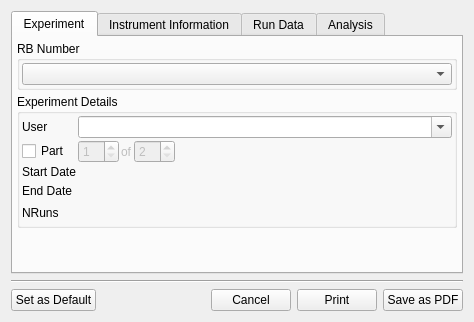
<?xml version="1.0" encoding="UTF-8"?>
<ui version="4.0">
 <class>ReportGenerator</class>
 <widget class="QDialog" name="ReportGenerator">
  <property name="windowModality">
   <enum>Qt::ApplicationModal</enum>
  </property>
  <property name="geometry">
   <rect>
    <x>0</x>
    <y>0</y>
    <width>474</width>
    <height>322</height>
   </rect>
  </property>
  <property name="windowTitle">
   <string>Create Experiment Report</string>
  </property>
  <property name="windowIcon">
   <iconset resource="icons.qrc">
    <normaloff>:/jv/icons/jv.svg</normaloff>:/jv/icons/jv.svg</iconset>
  </property>
  <layout class="QVBoxLayout" name="verticalLayout_16">
   <item>
    <widget class="QTabWidget" name="TabWidget">
     <property name="currentIndex">
      <number>0</number>
     </property>
     <widget class="QWidget" name="ExperimentTab">
      <attribute name="title">
       <string>Experiment</string>
      </attribute>
      <layout class="QVBoxLayout" name="verticalLayout_2">
       <property name="spacing">
        <number>4</number>
       </property>
       <property name="margin">
        <number>4</number>
       </property>
       <item>
        <widget class="QGroupBox" name="RBGroup">
         <property name="sizePolicy">
          <sizepolicy hsizetype="Expanding" vsizetype="Preferred">
           <horstretch>0</horstretch>
           <verstretch>0</verstretch>
          </sizepolicy>
         </property>
         <property name="title">
          <string>RB Number</string>
         </property>
         <layout class="QHBoxLayout" name="horizontalLayout">
          <property name="spacing">
           <number>2</number>
          </property>
          <property name="margin">
           <number>2</number>
          </property>
          <item>
           <widget class="QComboBox" name="RBCombo">
            <property name="sizePolicy">
             <sizepolicy hsizetype="Expanding" vsizetype="Fixed">
              <horstretch>0</horstretch>
              <verstretch>0</verstretch>
             </sizepolicy>
            </property>
           </widget>
          </item>
         </layout>
        </widget>
       </item>
       <item>
        <widget class="QGroupBox" name="ExperimentDetailsGroup">
         <property name="title">
          <string>Experiment Details</string>
         </property>
         <layout class="QVBoxLayout" name="verticalLayout">
          <property name="spacing">
           <number>2</number>
          </property>
          <property name="margin">
           <number>2</number>
          </property>
          <item>
           <layout class="QGridLayout" name="gridLayout">
            <item row="2" column="0">
             <widget class="QLabel" name="label_2">
              <property name="text">
               <string>Start Date</string>
              </property>
              <property name="alignment">
               <set>Qt::AlignLeading|Qt::AlignLeft|Qt::AlignVCenter</set>
              </property>
             </widget>
            </item>
            <item row="0" column="1">
             <widget class="QComboBox" name="UserCombo">
              <property name="sizePolicy">
               <sizepolicy hsizetype="Expanding" vsizetype="Fixed">
                <horstretch>0</horstretch>
                <verstretch>0</verstretch>
               </sizepolicy>
              </property>
              <property name="editable">
               <bool>true</bool>
              </property>
             </widget>
            </item>
            <item row="0" column="0">
             <widget class="QLabel" name="label">
              <property name="text">
               <string>User</string>
              </property>
              <property name="alignment">
               <set>Qt::AlignLeading|Qt::AlignLeft|Qt::AlignVCenter</set>
              </property>
             </widget>
            </item>
            <item row="3" column="0">
             <widget class="QLabel" name="label_3">
              <property name="text">
               <string>End Date</string>
              </property>
              <property name="alignment">
               <set>Qt::AlignLeading|Qt::AlignLeft|Qt::AlignVCenter</set>
              </property>
             </widget>
            </item>
            <item row="3" column="1">
             <widget class="QLabel" name="EndDateLabel">
              <property name="sizePolicy">
               <sizepolicy hsizetype="Expanding" vsizetype="Preferred">
                <horstretch>0</horstretch>
                <verstretch>0</verstretch>
               </sizepolicy>
              </property>
              <property name="minimumSize">
               <size>
                <width>0</width>
                <height>20</height>
               </size>
              </property>
              <property name="text">
               <string/>
              </property>
             </widget>
            </item>
            <item row="2" column="1">
             <widget class="QLabel" name="StartDateLabel">
              <property name="sizePolicy">
               <sizepolicy hsizetype="Expanding" vsizetype="Preferred">
                <horstretch>0</horstretch>
                <verstretch>0</verstretch>
               </sizepolicy>
              </property>
              <property name="text">
               <string/>
              </property>
             </widget>
            </item>
            <item row="4" column="0">
             <widget class="QLabel" name="label_4">
              <property name="text">
               <string>NRuns</string>
              </property>
              <property name="alignment">
               <set>Qt::AlignLeading|Qt::AlignLeft|Qt::AlignVCenter</set>
              </property>
             </widget>
            </item>
            <item row="4" column="1">
             <widget class="QLabel" name="NRunsLabel">
              <property name="sizePolicy">
               <sizepolicy hsizetype="Expanding" vsizetype="Preferred">
                <horstretch>0</horstretch>
                <verstretch>0</verstretch>
               </sizepolicy>
              </property>
              <property name="minimumSize">
               <size>
                <width>0</width>
                <height>20</height>
               </size>
              </property>
              <property name="text">
               <string/>
              </property>
             </widget>
            </item>
            <item row="1" column="0">
             <widget class="QCheckBox" name="PartCheck">
              <property name="sizePolicy">
               <sizepolicy hsizetype="Minimum" vsizetype="Fixed">
                <horstretch>0</horstretch>
                <verstretch>0</verstretch>
               </sizepolicy>
              </property>
              <property name="text">
               <string>Part</string>
              </property>
              <property name="checked">
               <bool>false</bool>
              </property>
             </widget>
            </item>
            <item row="1" column="1">
             <layout class="QHBoxLayout" name="horizontalLayout_12">
              <item>
               <widget class="QSpinBox" name="PartNSpin">
                <property name="enabled">
                 <bool>false</bool>
                </property>
                <property name="minimum">
                 <number>1</number>
                </property>
               </widget>
              </item>
              <item>
               <widget class="QLabel" name="PartLabel">
                <property name="enabled">
                 <bool>false</bool>
                </property>
                <property name="sizePolicy">
                 <sizepolicy hsizetype="Minimum" vsizetype="Preferred">
                  <horstretch>0</horstretch>
                  <verstretch>0</verstretch>
                 </sizepolicy>
                </property>
                <property name="text">
                 <string>of</string>
                </property>
               </widget>
              </item>
              <item>
               <widget class="QSpinBox" name="NPartsSpin">
                <property name="enabled">
                 <bool>false</bool>
                </property>
                <property name="minimum">
                 <number>2</number>
                </property>
               </widget>
              </item>
              <item>
               <spacer name="horizontalSpacer_8">
                <property name="orientation">
                 <enum>Qt::Horizontal</enum>
                </property>
                <property name="sizeHint" stdset="0">
                 <size>
                  <width>40</width>
                  <height>20</height>
                 </size>
                </property>
               </spacer>
              </item>
             </layout>
            </item>
           </layout>
          </item>
         </layout>
        </widget>
       </item>
       <item>
        <spacer name="verticalSpacer">
         <property name="orientation">
          <enum>Qt::Vertical</enum>
         </property>
         <property name="sizeHint" stdset="0">
          <size>
           <width>20</width>
           <height>90</height>
          </size>
         </property>
        </spacer>
       </item>
      </layout>
     </widget>
     <widget class="QWidget" name="InstrumentInfoTab">
      <attribute name="title">
       <string>Instrument Information</string>
      </attribute>
      <layout class="QVBoxLayout" name="verticalLayout_3">
       <property name="spacing">
        <number>4</number>
       </property>
       <property name="margin">
        <number>4</number>
       </property>
       <item>
        <widget class="QGroupBox" name="InfoSourceGroup">
         <property name="title">
          <string>Source</string>
         </property>
         <layout class="QHBoxLayout" name="horizontalLayout_2">
          <property name="spacing">
           <number>4</number>
          </property>
          <property name="topMargin">
           <number>4</number>
          </property>
          <property name="rightMargin">
           <number>4</number>
          </property>
          <property name="bottomMargin">
           <number>4</number>
          </property>
          <item>
           <widget class="QRadioButton" name="RunInformationRadio">
            <property name="text">
             <string>Run Information</string>
            </property>
            <property name="checked">
             <bool>true</bool>
            </property>
           </widget>
          </item>
          <item>
           <widget class="QComboBox" name="RunInformationCombo"/>
          </item>
          <item>
           <widget class="QRadioButton" name="CurrentSECIRadio">
            <property name="text">
             <string>Current SECI Values</string>
            </property>
           </widget>
          </item>
          <item>
           <widget class="QPushButton" name="ReloadButton">
            <property name="sizePolicy">
             <sizepolicy hsizetype="Fixed" vsizetype="Fixed">
              <horstretch>0</horstretch>
              <verstretch>0</verstretch>
             </sizepolicy>
            </property>
            <property name="maximumSize">
             <size>
              <width>24</width>
              <height>24</height>
             </size>
            </property>
            <property name="text">
             <string/>
            </property>
            <property name="icon">
             <iconset resource="icons.qrc">
              <normaloff>:/jv/icons/refresh.svg</normaloff>:/jv/icons/refresh.svg</iconset>
            </property>
            <property name="iconSize">
             <size>
              <width>16</width>
              <height>16</height>
             </size>
            </property>
           </widget>
          </item>
         </layout>
        </widget>
       </item>
       <item>
        <widget class="QLabel" name="label_5">
         <property name="text">
          <string>Blocks selected here will appear in the header of the report.</string>
         </property>
         <property name="wordWrap">
          <bool>true</bool>
         </property>
        </widget>
       </item>
       <item>
        <widget class="QTreeWidget" name="BlockTree">
         <property name="selectionMode">
          <enum>QAbstractItemView::ExtendedSelection</enum>
         </property>
         <column>
          <property name="text">
           <string notr="true">1</string>
          </property>
         </column>
        </widget>
       </item>
      </layout>
     </widget>
     <widget class="QWidget" name="RunDataTab">
      <attribute name="title">
       <string>Run Data</string>
      </attribute>
      <layout class="QHBoxLayout" name="horizontalLayout_7">
       <property name="spacing">
        <number>4</number>
       </property>
       <property name="margin">
        <number>4</number>
       </property>
       <item>
        <layout class="QVBoxLayout" name="verticalLayout_8">
         <item>
          <widget class="QLabel" name="label_9">
           <property name="text">
            <string>Available Properties</string>
           </property>
          </widget>
         </item>
         <item>
          <widget class="QListWidget" name="AvailablePropertiesList">
           <property name="showDropIndicator" stdset="0">
            <bool>false</bool>
           </property>
          </widget>
         </item>
        </layout>
       </item>
       <item>
        <layout class="QVBoxLayout" name="verticalLayout_6">
         <item>
          <spacer name="verticalSpacer_3">
           <property name="orientation">
            <enum>Qt::Vertical</enum>
           </property>
           <property name="sizeHint" stdset="0">
            <size>
             <width>20</width>
             <height>40</height>
            </size>
           </property>
          </spacer>
         </item>
         <item>
          <widget class="QToolButton" name="AddPropertyButton">
           <property name="maximumSize">
            <size>
             <width>24</width>
             <height>24</height>
            </size>
           </property>
           <property name="text">
            <string>...</string>
           </property>
           <property name="icon">
            <iconset resource="icons.qrc">
             <normaloff>:/jv/icons/right.svg</normaloff>:/jv/icons/right.svg</iconset>
           </property>
           <property name="iconSize">
            <size>
             <width>20</width>
             <height>20</height>
            </size>
           </property>
          </widget>
         </item>
         <item>
          <widget class="QToolButton" name="RemovePropertyButton">
           <property name="maximumSize">
            <size>
             <width>24</width>
             <height>24</height>
            </size>
           </property>
           <property name="text">
            <string>...</string>
           </property>
           <property name="icon">
            <iconset resource="icons.qrc">
             <normaloff>:/jv/icons/left.svg</normaloff>:/jv/icons/left.svg</iconset>
           </property>
           <property name="iconSize">
            <size>
             <width>20</width>
             <height>20</height>
            </size>
           </property>
          </widget>
         </item>
         <item>
          <spacer name="verticalSpacer_4">
           <property name="orientation">
            <enum>Qt::Vertical</enum>
           </property>
           <property name="sizeHint" stdset="0">
            <size>
             <width>20</width>
             <height>40</height>
            </size>
           </property>
          </spacer>
         </item>
        </layout>
       </item>
       <item>
        <layout class="QVBoxLayout" name="verticalLayout_9">
         <item>
          <widget class="QLabel" name="label_10">
           <property name="text">
            <string>Displayed Properties</string>
           </property>
          </widget>
         </item>
         <item>
          <widget class="QListWidget" name="VisiblePropertiesList">
           <property name="showDropIndicator" stdset="0">
            <bool>false</bool>
           </property>
          </widget>
         </item>
        </layout>
       </item>
       <item>
        <layout class="QVBoxLayout" name="verticalLayout_7">
         <item>
          <widget class="QToolButton" name="MovePropertyUpButton">
           <property name="maximumSize">
            <size>
             <width>24</width>
             <height>24</height>
            </size>
           </property>
           <property name="text">
            <string>...</string>
           </property>
           <property name="icon">
            <iconset resource="icons.qrc">
             <normaloff>:/jv/icons/up.svg</normaloff>:/jv/icons/up.svg</iconset>
           </property>
           <property name="iconSize">
            <size>
             <width>20</width>
             <height>20</height>
            </size>
           </property>
          </widget>
         </item>
         <item>
          <widget class="QToolButton" name="MovePropertyDownButton">
           <property name="maximumSize">
            <size>
             <width>24</width>
             <height>24</height>
            </size>
           </property>
           <property name="text">
            <string>...</string>
           </property>
           <property name="icon">
            <iconset resource="icons.qrc">
             <normaloff>:/jv/icons/down.svg</normaloff>:/jv/icons/down.svg</iconset>
           </property>
           <property name="iconSize">
            <size>
             <width>20</width>
             <height>20</height>
            </size>
           </property>
          </widget>
         </item>
         <item>
          <spacer name="verticalSpacer_5">
           <property name="orientation">
            <enum>Qt::Vertical</enum>
           </property>
           <property name="sizeHint" stdset="0">
            <size>
             <width>20</width>
             <height>40</height>
            </size>
           </property>
          </spacer>
         </item>
        </layout>
       </item>
      </layout>
     </widget>
     <widget class="QWidget" name="AnalysisTab">
      <attribute name="title">
       <string>Analysis</string>
      </attribute>
      <layout class="QVBoxLayout" name="verticalLayout_4">
       <property name="spacing">
        <number>4</number>
       </property>
       <property name="margin">
        <number>4</number>
       </property>
       <item>
        <widget class="QCheckBox" name="AnalyseRunsCheck">
         <property name="sizePolicy">
          <sizepolicy hsizetype="Expanding" vsizetype="Fixed">
           <horstretch>0</horstretch>
           <verstretch>0</verstretch>
          </sizepolicy>
         </property>
         <property name="toolTip">
          <string>Adds a section containing various statistics for the selected experiment, such as total beam current utilised, total beam current available etc.</string>
         </property>
         <property name="text">
          <string>Run Statistics</string>
         </property>
         <property name="checked">
          <bool>true</bool>
         </property>
        </widget>
       </item>
       <item>
        <layout class="QGridLayout" name="gridLayout_2">
         <property name="spacing">
          <number>4</number>
         </property>
         <item row="4" column="4">
          <widget class="QDoubleSpinBox" name="ModeratorCH4MaximumSpin">
           <property name="decimals">
            <number>1</number>
           </property>
           <property name="maximum">
            <double>1000.000000000000000</double>
           </property>
           <property name="value">
            <double>41.000000000000000</double>
           </property>
          </widget>
         </item>
         <item row="4" column="3">
          <widget class="QLabel" name="label_14">
           <property name="text">
            <string>to</string>
           </property>
          </widget>
         </item>
         <item row="3" column="0">
          <widget class="QCheckBox" name="AnalyseHModeratorCheck">
           <property name="sizePolicy">
            <sizepolicy hsizetype="Expanding" vsizetype="Fixed">
             <horstretch>0</horstretch>
             <verstretch>0</verstretch>
            </sizepolicy>
           </property>
           <property name="mouseTracking">
            <bool>false</bool>
           </property>
           <property name="toolTip">
            <string>Include data on the selected TS2 moderator temperatures</string>
           </property>
           <property name="text">
            <string>Hydrogen Moderator</string>
           </property>
          </widget>
         </item>
         <item row="3" column="4">
          <widget class="QDoubleSpinBox" name="ModeratorH2MaximumSpin">
           <property name="decimals">
            <number>1</number>
           </property>
           <property name="maximum">
            <double>1000.000000000000000</double>
           </property>
           <property name="value">
            <double>19.000000000000000</double>
           </property>
          </widget>
         </item>
         <item row="2" column="2">
          <widget class="QDoubleSpinBox" name="TS2BeamMinimumSpin">
           <property name="decimals">
            <number>1</number>
           </property>
           <property name="maximum">
            <double>1000.000000000000000</double>
           </property>
           <property name="value">
            <double>25.000000000000000</double>
           </property>
          </widget>
         </item>
         <item row="4" column="0">
          <widget class="QCheckBox" name="AnalyseCH4ModeratorCheck">
           <property name="sizePolicy">
            <sizepolicy hsizetype="Expanding" vsizetype="Fixed">
             <horstretch>0</horstretch>
             <verstretch>0</verstretch>
            </sizepolicy>
           </property>
           <property name="mouseTracking">
            <bool>false</bool>
           </property>
           <property name="toolTip">
            <string>Include data on the selected TS2 moderator temperatures</string>
           </property>
           <property name="text">
            <string>Methane Moderator</string>
           </property>
          </widget>
         </item>
         <item row="3" column="2">
          <widget class="QDoubleSpinBox" name="ModeratorH2MinimumSpin">
           <property name="decimals">
            <number>1</number>
           </property>
           <property name="maximum">
            <double>1000.000000000000000</double>
           </property>
           <property name="value">
            <double>16.000000000000000</double>
           </property>
          </widget>
         </item>
         <item row="1" column="7">
          <widget class="QLabel" name="label_7">
           <property name="text">
            <string>TS1</string>
           </property>
          </widget>
         </item>
         <item row="4" column="2">
          <widget class="QDoubleSpinBox" name="ModeratorCH4MinimumSpin">
           <property name="decimals">
            <number>1</number>
           </property>
           <property name="maximum">
            <double>1000.000000000000000</double>
           </property>
           <property name="value">
            <double>37.000000000000000</double>
           </property>
          </widget>
         </item>
         <item row="3" column="3">
          <widget class="QLabel" name="label_12">
           <property name="text">
            <string>to</string>
           </property>
          </widget>
         </item>
         <item row="2" column="7">
          <widget class="QLabel" name="label_8">
           <property name="text">
            <string>TS2</string>
           </property>
          </widget>
         </item>
         <item row="3" column="7">
          <widget class="QLabel" name="label_40">
           <property name="text">
            <string>TS2</string>
           </property>
          </widget>
         </item>
         <item row="2" column="5">
          <widget class="QLabel" name="label_33">
           <property name="text">
            <string>uA</string>
           </property>
          </widget>
         </item>
         <item row="4" column="5">
          <widget class="QLabel" name="label_39">
           <property name="text">
            <string>K</string>
           </property>
          </widget>
         </item>
         <item row="4" column="7">
          <widget class="QLabel" name="label_41">
           <property name="text">
            <string>TS2</string>
           </property>
          </widget>
         </item>
         <item row="3" column="5">
          <widget class="QLabel" name="label_34">
           <property name="text">
            <string>K</string>
           </property>
          </widget>
         </item>
         <item row="0" column="6">
          <widget class="QLabel" name="label_11">
           <property name="text">
            <string>Warn</string>
           </property>
          </widget>
         </item>
         <item row="1" column="2">
          <widget class="QDoubleSpinBox" name="TS1BeamMinimumSpin">
           <property name="decimals">
            <number>1</number>
           </property>
           <property name="maximum">
            <double>1000.000000000000000</double>
           </property>
           <property name="value">
            <double>140.000000000000000</double>
           </property>
          </widget>
         </item>
         <item row="1" column="5">
          <widget class="QLabel" name="label_15">
           <property name="text">
            <string>uA</string>
           </property>
          </widget>
         </item>
         <item row="2" column="3">
          <widget class="QLabel" name="label_36">
           <property name="text">
            <string>to</string>
           </property>
          </widget>
         </item>
         <item row="0" column="2" colspan="3">
          <widget class="QLabel" name="label_6">
           <property name="text">
            <string>Acceptable Range</string>
           </property>
           <property name="alignment">
            <set>Qt::AlignCenter</set>
           </property>
          </widget>
         </item>
         <item row="1" column="0">
          <widget class="QCheckBox" name="AnalyseBeamCurrentCheck">
           <property name="sizePolicy">
            <sizepolicy hsizetype="Expanding" vsizetype="Fixed">
             <horstretch>0</horstretch>
             <verstretch>0</verstretch>
            </sizepolicy>
           </property>
           <property name="toolTip">
            <string>Include analysis of proton beam current over the course of the experiment</string>
           </property>
           <property name="text">
            <string>Beam Current</string>
           </property>
          </widget>
         </item>
         <item row="1" column="3">
          <widget class="QLabel" name="label_18">
           <property name="text">
            <string>to</string>
           </property>
          </widget>
         </item>
         <item row="1" column="4">
          <widget class="QDoubleSpinBox" name="TS1BeamMaximumSpin">
           <property name="decimals">
            <number>1</number>
           </property>
           <property name="maximum">
            <double>1000.000000000000000</double>
           </property>
           <property name="value">
            <double>170.000000000000000</double>
           </property>
          </widget>
         </item>
         <item row="2" column="4">
          <widget class="QDoubleSpinBox" name="TS2BeamMaximumSpin">
           <property name="decimals">
            <number>1</number>
           </property>
           <property name="maximum">
            <double>1000.000000000000000</double>
           </property>
           <property name="value">
            <double>50.000000000000000</double>
           </property>
          </widget>
         </item>
         <item row="1" column="6">
          <widget class="QCheckBox" name="BeamRangeWarningCheck">
           <property name="toolTip">
            <string>If checked, values outside of the acceptable range will be highlighted on the graph</string>
           </property>
           <property name="text">
            <string/>
           </property>
          </widget>
         </item>
         <item row="0" column="1">
          <widget class="QLabel" name="label_13">
           <property name="text">
            <string>OC?</string>
           </property>
          </widget>
         </item>
         <item row="3" column="6">
          <widget class="QCheckBox" name="ModeratorH2RangeWarningCheck">
           <property name="toolTip">
            <string>If checked, values outside of the acceptable range will be highlighted on the graph</string>
           </property>
           <property name="text">
            <string/>
           </property>
          </widget>
         </item>
         <item row="4" column="6">
          <widget class="QCheckBox" name="ModeratorCH4RangeWarningCheck">
           <property name="toolTip">
            <string>If checked, values outside of the acceptable range will be highlighted on the graph</string>
           </property>
           <property name="text">
            <string/>
           </property>
          </widget>
         </item>
         <item row="1" column="1">
          <widget class="QCheckBox" name="BeamOnChangeCheck">
           <property name="toolTip">
            <string>If checked, data values are assumed to have been logged only on a change of the value, rather than at regular timesteps</string>
           </property>
           <property name="text">
            <string/>
           </property>
           <property name="checked">
            <bool>true</bool>
           </property>
          </widget>
         </item>
         <item row="3" column="1">
          <widget class="QCheckBox" name="ModeratorH2OnChangeCheck">
           <property name="toolTip">
            <string>If checked, data values are assumed to have been logged only on a change of the value, rather than at regular timesteps</string>
           </property>
           <property name="text">
            <string/>
           </property>
           <property name="checked">
            <bool>true</bool>
           </property>
          </widget>
         </item>
         <item row="4" column="1">
          <widget class="QCheckBox" name="ModeratorCH4OnChangeCheck">
           <property name="toolTip">
            <string>If checked, data values are assumed to have been logged only on a change of the value, rather than at regular timesteps</string>
           </property>
           <property name="text">
            <string/>
           </property>
           <property name="checked">
            <bool>true</bool>
           </property>
          </widget>
         </item>
        </layout>
       </item>
       <item>
        <spacer name="verticalSpacer_2">
         <property name="orientation">
          <enum>Qt::Vertical</enum>
         </property>
         <property name="sizeHint" stdset="0">
          <size>
           <width>20</width>
           <height>40</height>
          </size>
         </property>
        </spacer>
       </item>
      </layout>
     </widget>
    </widget>
   </item>
   <item>
    <widget class="Line" name="line">
     <property name="orientation">
      <enum>Qt::Horizontal</enum>
     </property>
    </widget>
   </item>
   <item>
    <layout class="QHBoxLayout" name="horizontalLayout_3">
     <item>
      <widget class="QPushButton" name="SetAsDefaultButton">
       <property name="text">
        <string>Set as Default</string>
       </property>
      </widget>
     </item>
     <item>
      <spacer name="horizontalSpacer">
       <property name="orientation">
        <enum>Qt::Horizontal</enum>
       </property>
       <property name="sizeHint" stdset="0">
        <size>
         <width>40</width>
         <height>20</height>
        </size>
       </property>
      </spacer>
     </item>
     <item>
      <widget class="QPushButton" name="CancelButton">
       <property name="text">
        <string>Cancel</string>
       </property>
      </widget>
     </item>
     <item>
      <widget class="QPushButton" name="PrintButton">
       <property name="text">
        <string>Print</string>
       </property>
      </widget>
     </item>
     <item>
      <widget class="QPushButton" name="SaveAsPDFButton">
       <property name="text">
        <string>Save as PDF</string>
       </property>
      </widget>
     </item>
    </layout>
   </item>
  </layout>
 </widget>
 <resources>
  <include location="icons.qrc"/>
 </resources>
 <connections>
  <connection>
   <sender>RunInformationRadio</sender>
   <signal>clicked(bool)</signal>
   <receiver>RunInformationCombo</receiver>
   <slot>setEnabled(bool)</slot>
   <hints>
    <hint type="sourcelabel">
     <x>39</x>
     <y>56</y>
    </hint>
    <hint type="destinationlabel">
     <x>58</x>
     <y>56</y>
    </hint>
   </hints>
  </connection>
 </connections>
</ui>
